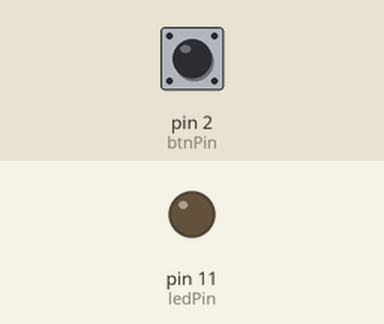
Simulated run of this sketch. Board: Arduino Uno, built with avr-gcc and run on an emulated ATmega328P. Shown: output pins drawn as LEDs (lit = HIGH). The test bench sets the inputs (shaded band); at power-on: pin 2 (btnPin) HIGH.

Above: at 1.2 s.
1.3 s: pin 2 (btnPin) pulled LOW for 0.15 s
At 1.37 s:
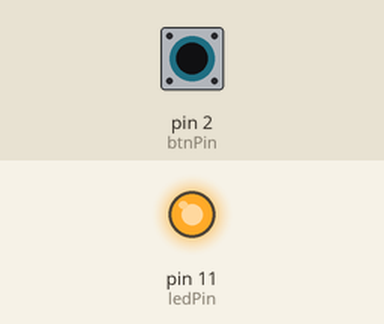
2.9 s: pin 2 (btnPin) pulled LOW for 3.2 s
At 7.0 s:
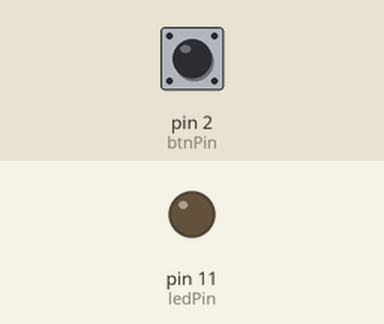
Timing chart, 0 to 8.5 s (numbered marks = the images above; inputs shaded):
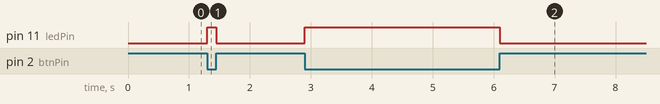

The sketch:

led_with_button_2.ino
```cpp
int ledPin=11;            //pin 11 controls LED
int btnPin=2;             //pin 2 interfaces with BUTTON

volatile int state = LOW; // initial state LOW=off

void setup(){
  pinMode(ledPin, OUTPUT);//set LED pin as an OUTPUT-type
  pinMode(btnPin, INPUT); //set BUTTON pin as an INPUT-type
}

void loop(){
  if( digitalRead(btnPin) == LOW)       //detects if BUTTON is pressed
      digitalWrite(ledPin, HIGH);        //Output control status LED to ON
   else
      digitalWrite(ledPin, LOW);        //Output control status LED to OFF
}
```

Measured:
- after the input at 1.3 s, pin 11 (ledPin): LOW → HIGH at once, → LOW 0.15 s later
- after the input at 2.9 s, pin 11 (ledPin): LOW → HIGH at once, → LOW 3.2 s later
